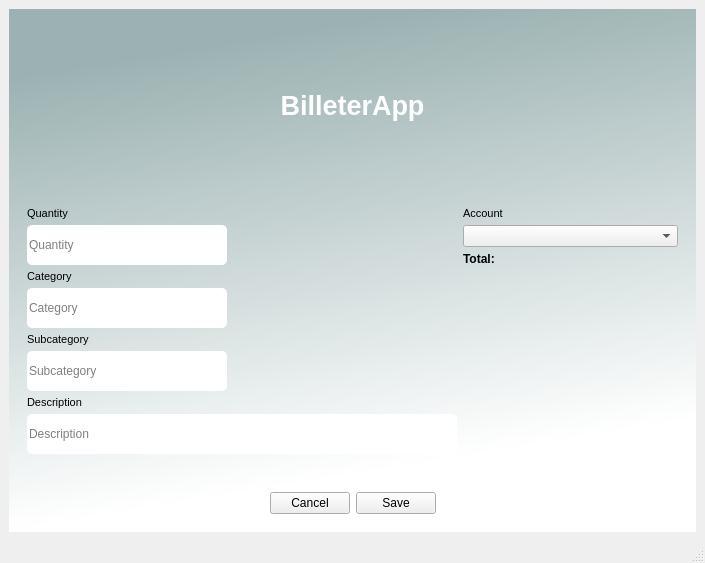
<?xml version="1.0" encoding="UTF-8"?>
<ui version="4.0">
 <class>MainWindow</class>
 <widget class="QMainWindow" name="MainWindow">
  <property name="geometry">
   <rect>
    <x>0</x>
    <y>0</y>
    <width>705</width>
    <height>563</height>
   </rect>
  </property>
  <property name="windowTitle">
   <string>MainWindow</string>
  </property>
  <widget class="QWidget" name="centralwidget">
   <layout class="QHBoxLayout" name="horizontalLayout_4">
    <item>
     <widget class="QWidget" name="widget" native="true">
      <property name="styleSheet">
       <string notr="true">QWidget#widget{
background-color:qlineargradient(spread:pad, x1:0, y1:0, x2:0.207, y2:0.954545, stop:0.132159 rgba(156, 178, 178, 255), stop:1 rgba(255, 255, 255, 255))}</string>
      </property>
      <layout class="QVBoxLayout" name="verticalLayout" stretch="7,7,0,1">
       <property name="spacing">
        <number>5</number>
       </property>
       <item>
        <widget class="QWidget" name="label_widget" native="true">
         <layout class="QHBoxLayout" name="horizontalLayout_6">
          <item>
           <widget class="QLabel" name="label">
            <property name="text">
             <string>&lt;html&gt;&lt;head/&gt;&lt;body&gt;&lt;p align=&quot;center&quot;&gt;&lt;span style=&quot; font-size:20pt; font-weight:600; color:#ffffff;&quot;&gt;BilleterApp&lt;/span&gt;&lt;/p&gt;&lt;/body&gt;&lt;/html&gt;</string>
            </property>
           </widget>
          </item>
         </layout>
        </widget>
       </item>
       <item>
        <widget class="QWidget" name="main_widget" native="true">
         <layout class="QHBoxLayout" name="horizontalLayout" stretch="2,1">
          <item>
           <layout class="QVBoxLayout" name="data_verticalLayout">
            <property name="spacing">
             <number>5</number>
            </property>
            <item>
             <widget class="QLabel" name="quantity_label">
              <property name="font">
               <font>
                <pointsize>8</pointsize>
               </font>
              </property>
              <property name="text">
               <string>Quantity</string>
              </property>
             </widget>
            </item>
            <item>
             <widget class="QLineEdit" name="quantity_line">
              <property name="minimumSize">
               <size>
                <width>0</width>
                <height>40</height>
               </size>
              </property>
              <property name="maximumSize">
               <size>
                <width>200</width>
                <height>16777215</height>
               </size>
              </property>
              <property name="toolTip">
               <string/>
              </property>
              <property name="styleSheet">
               <string notr="true">background-color: rgb(255, 255, 255);
border-radius:5px;
</string>
              </property>
              <property name="text">
               <string/>
              </property>
              <property name="frame">
               <bool>false</bool>
              </property>
              <property name="placeholderText">
               <string>Quantity</string>
              </property>
             </widget>
            </item>
            <item>
             <widget class="QLabel" name="category_label">
              <property name="font">
               <font>
                <pointsize>8</pointsize>
               </font>
              </property>
              <property name="text">
               <string>Category</string>
              </property>
             </widget>
            </item>
            <item>
             <widget class="QLineEdit" name="category_line">
              <property name="minimumSize">
               <size>
                <width>0</width>
                <height>40</height>
               </size>
              </property>
              <property name="maximumSize">
               <size>
                <width>200</width>
                <height>16777215</height>
               </size>
              </property>
              <property name="toolTip">
               <string/>
              </property>
              <property name="styleSheet">
               <string notr="true">background-color: rgb(255, 255, 255);
border-radius:5px;
</string>
              </property>
              <property name="text">
               <string/>
              </property>
              <property name="frame">
               <bool>false</bool>
              </property>
              <property name="placeholderText">
               <string>Category</string>
              </property>
             </widget>
            </item>
            <item>
             <widget class="QLabel" name="subcategory_label">
              <property name="font">
               <font>
                <pointsize>8</pointsize>
               </font>
              </property>
              <property name="text">
               <string>Subcategory</string>
              </property>
             </widget>
            </item>
            <item>
             <widget class="QLineEdit" name="subcategory_line">
              <property name="minimumSize">
               <size>
                <width>0</width>
                <height>40</height>
               </size>
              </property>
              <property name="maximumSize">
               <size>
                <width>200</width>
                <height>16777215</height>
               </size>
              </property>
              <property name="toolTip">
               <string/>
              </property>
              <property name="styleSheet">
               <string notr="true">background-color: rgb(255, 255, 255);
border-radius:5px;
</string>
              </property>
              <property name="text">
               <string/>
              </property>
              <property name="frame">
               <bool>false</bool>
              </property>
              <property name="placeholderText">
               <string>Subcategory</string>
              </property>
             </widget>
            </item>
            <item>
             <widget class="QLabel" name="description_label">
              <property name="font">
               <font>
                <pointsize>8</pointsize>
               </font>
              </property>
              <property name="text">
               <string>Description</string>
              </property>
             </widget>
            </item>
            <item>
             <widget class="QLineEdit" name="description_line">
              <property name="minimumSize">
               <size>
                <width>0</width>
                <height>40</height>
               </size>
              </property>
              <property name="toolTip">
               <string/>
              </property>
              <property name="styleSheet">
               <string notr="true">background-color: rgb(255, 255, 255);
border-radius:5px;
</string>
              </property>
              <property name="text">
               <string/>
              </property>
              <property name="frame">
               <bool>false</bool>
              </property>
              <property name="placeholderText">
               <string>Description</string>
              </property>
             </widget>
            </item>
            <item>
             <spacer name="data_verticalSpacer">
              <property name="orientation">
               <enum>Qt::Vertical</enum>
              </property>
              <property name="sizeHint" stdset="0">
               <size>
                <width>20</width>
                <height>40</height>
               </size>
              </property>
             </spacer>
            </item>
           </layout>
          </item>
          <item>
           <layout class="QVBoxLayout" name="acc_verticalLayout" stretch="0,0,0,0">
            <property name="spacing">
             <number>5</number>
            </property>
            <item>
             <widget class="QLabel" name="account_label">
              <property name="font">
               <font>
                <pointsize>8</pointsize>
               </font>
              </property>
              <property name="text">
               <string>Account</string>
              </property>
             </widget>
            </item>
            <item>
             <widget class="QComboBox" name="accounts_comboBox"/>
            </item>
            <item>
             <widget class="QLabel" name="total_label">
              <property name="font">
               <font>
                <weight>75</weight>
                <bold>true</bold>
               </font>
              </property>
              <property name="text">
               <string>Total: </string>
              </property>
             </widget>
            </item>
            <item>
             <spacer name="verticalSpacer">
              <property name="orientation">
               <enum>Qt::Vertical</enum>
              </property>
              <property name="sizeHint" stdset="0">
               <size>
                <width>20</width>
                <height>40</height>
               </size>
              </property>
             </spacer>
            </item>
           </layout>
          </item>
         </layout>
        </widget>
       </item>
       <item>
        <layout class="QHBoxLayout" name="horizontalLayout_2">
         <item>
          <widget class="QLabel" name="status_label">
           <property name="font">
            <font>
             <pointsize>7</pointsize>
             <italic>true</italic>
            </font>
           </property>
           <property name="text">
            <string/>
           </property>
          </widget>
         </item>
        </layout>
       </item>
       <item>
        <widget class="QWidget" name="sabe_button_widget" native="true">
         <layout class="QHBoxLayout" name="horizontalLayout_5">
          <item>
           <spacer name="save_horizontalSpacer_l">
            <property name="orientation">
             <enum>Qt::Horizontal</enum>
            </property>
            <property name="sizeHint" stdset="0">
             <size>
              <width>40</width>
              <height>20</height>
             </size>
            </property>
           </spacer>
          </item>
          <item>
           <widget class="QPushButton" name="cancel_button">
            <property name="text">
             <string>Cancel</string>
            </property>
            <property name="autoDefault">
             <bool>true</bool>
            </property>
           </widget>
          </item>
          <item>
           <widget class="QPushButton" name="save_button">
            <property name="text">
             <string>Save</string>
            </property>
            <property name="autoDefault">
             <bool>true</bool>
            </property>
           </widget>
          </item>
          <item>
           <spacer name="save_horizontalSpacer_r">
            <property name="orientation">
             <enum>Qt::Horizontal</enum>
            </property>
            <property name="sizeHint" stdset="0">
             <size>
              <width>40</width>
              <height>20</height>
             </size>
            </property>
           </spacer>
          </item>
         </layout>
        </widget>
       </item>
      </layout>
     </widget>
    </item>
   </layout>
  </widget>
  <widget class="QMenuBar" name="menubar">
   <property name="geometry">
    <rect>
     <x>0</x>
     <y>0</y>
     <width>705</width>
     <height>26</height>
    </rect>
   </property>
  </widget>
  <widget class="QStatusBar" name="statusbar"/>
 </widget>
 <resources/>
 <connections/>
</ui>
